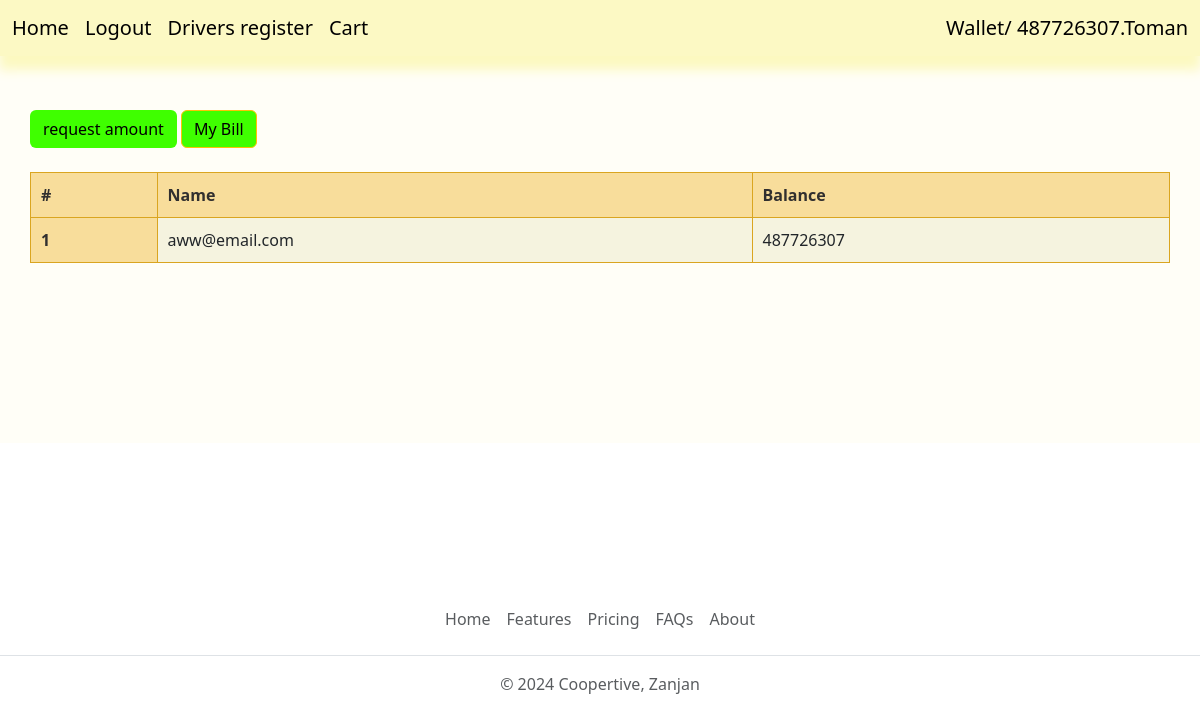
/accounts/wallet/balance/ (signed in), run on an earlier commit of the app's database.
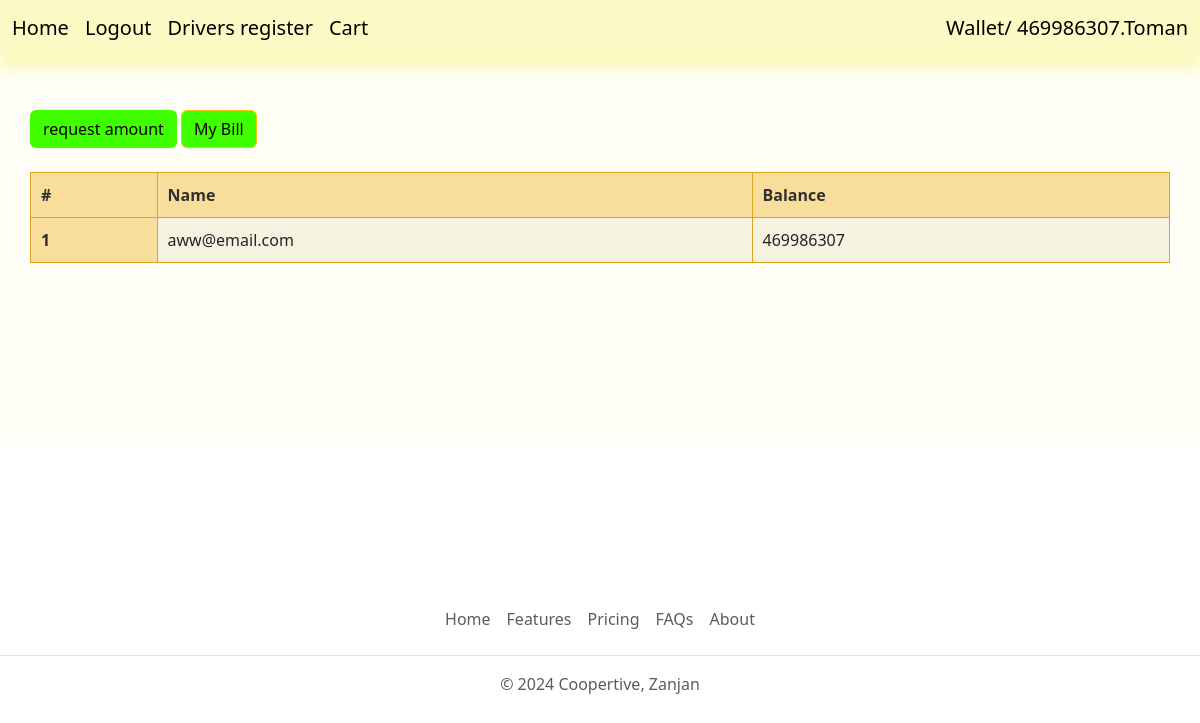
And on a later commit of the database.
### accounts/models.py (models this page shows, shortened)
class User(AbstractUser):
    email = models.EmailField(max_length=250, unique=True)
    choice = (('1', 'user'),('2', 'driver'),('3', 'admin'))
    user_type = models.CharField(max_length=10, choices=choice)
    objects = UserManager()
    USERNAME_FIELD = 'email'
    REQUIRED_FIELDS = ['user_type', 'username']
    def __str__(self):
        return f'{self.email}'

class Wallet(models.Model):
    user = models.OneToOneField(User, on_delete=models.CASCADE, related_name='user_wallet')
    balance = models.IntegerField(default=0)

### accounts/views.py (the view)
# urls.py: path('wallet/balance/', views.WalletBalanceListView.as_view(), name='wallet_balance'),
class WalletBalanceListView(LoginRequiredMixin, View):
    def get(self, request):
        wallet_detail = request.user.user_wallet
        return render(request, 'accounts/wallet_balance_list.html', {'wallet_detail':wallet_detail})

### accounts/templates/accounts/wallet_balance_list.html (shortened to what this page needs)
{% extends 'base.html' %}
{% block content %}
<br>
<a href="{% url 'accounts:add_amount' %}" class="btn" style=" color: black; background-color: #3FFF00;">request amount</a>
<a href="{% url 'accounts:user_transection' request.user.id  %}" class="btn btn-warning" style=" color: black; background-color: #3FFF00;">My Bill</a> <br><br>
<table class="myTable">
    <thead>
      <tr>
        <th>#</th>
        <th scope="col">Name</th>
        <th scope="col">Balance</th>
      </tr>
    </thead>
    <tbody>
      <tr >
        <th scope="row">{{ table.counter }}</th>
        <td>{{ wallet_detail.user }}</td>
        <td>{{ wallet_detail.balance }}</td>
      </tr>
    </tbody>
</table>
{% endblock %}

### templates/inc/navbar.html (shortened to what this page needs)
<nav class="navbar navbar-expand-lg navbar-light" style="background-color: rgb(252, 249, 196);box-shadow: 0px 13px 11px 1px rgb(252, 249, 192);">
    <div class="container-fluid" style="width: 100%;">
        <div class="container" style="display: flex; align-items: center;  padding: 0; margin: 0; width: 100%;" >
            {% if request.user.is_authenticated and user.is_superuser %}
              <a class="navbar-brand" href="{% url 'accounts:admin_panel' %}">admin</a>
            {% elif request.user.is_authenticated and user.user_type == '2' %}
                <a class="navbar-brand" href="{% url 'accounts:driver_travel' user.id %}">Driver panel</a>
            {% else %}
              <a class="navbar-brand" href="{% url 'home:home' %}">Home</a>
            {% endif %}
            {% if request.user.is_authenticated %}
              <a class="navbar-brand" href="{% url 'accounts:user_logout' %}">Logout</a>
            {% else %}
              <a class="navbar-brand" href="{% url 'accounts:user_register' %}">Register</a>
              <a class="navbar-brand" href="{% url 'accounts:user_login' %}">Login</a>
            {% endif %}
            {% if request.user.is_authenticated and user.user_type == '1' %}
                <a class="navbar-brand" href="{% url 'accounts:driver_register' user.id %}">Drivers register</a>
                <a class="navbar-brand" href="{% url 'orders:orders_detail' user.id %}">Cart</a>
            {% elif request.user.is_authenticated and user.user_type == '2' %}
                <a class="navbar-brand" href="{% url 'accounts:driver_profile' user.id %}">Driver Profile</a>
            {% endif %}
          </div>
            <div style="margin: 0; padding: 0;">
              {% if request.user.is_authenticated and user.user_type == '1' %}
              <a class="navbar-brand" style="margin: 0; padding: 0;" href="{% url 'accounts:wallet_balance' %}" >Wallet/ {{ user.user_wallet.balance }}.Toman</a>
              {% endif %}
            </div>
          </div>
</nav>

What changed in the data, as far as the page shows it:
changed User: user_wallet.balance "487726307" → "469986307"
changed Wallet "aww@email.com": balance "487726307" → "469986307"
